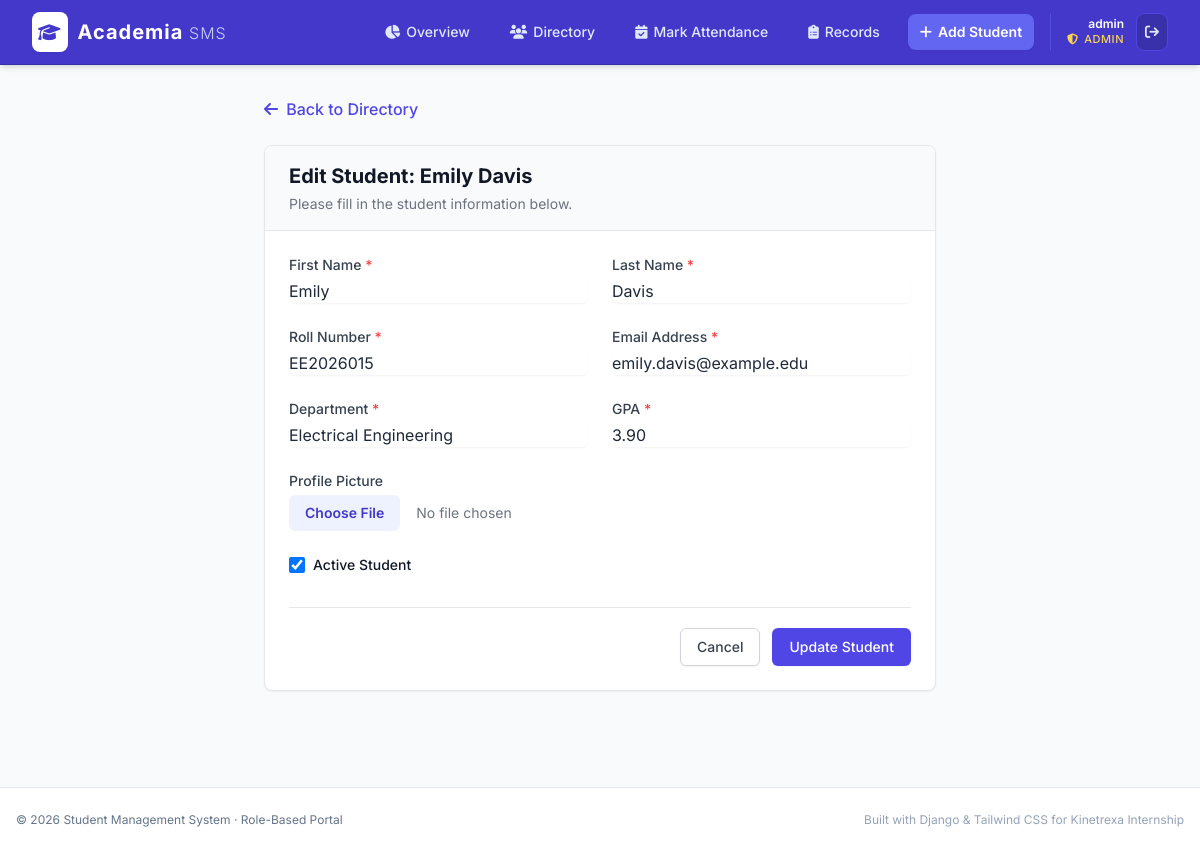
/student/4/edit/ (signed in), run on an earlier commit of the app's database.
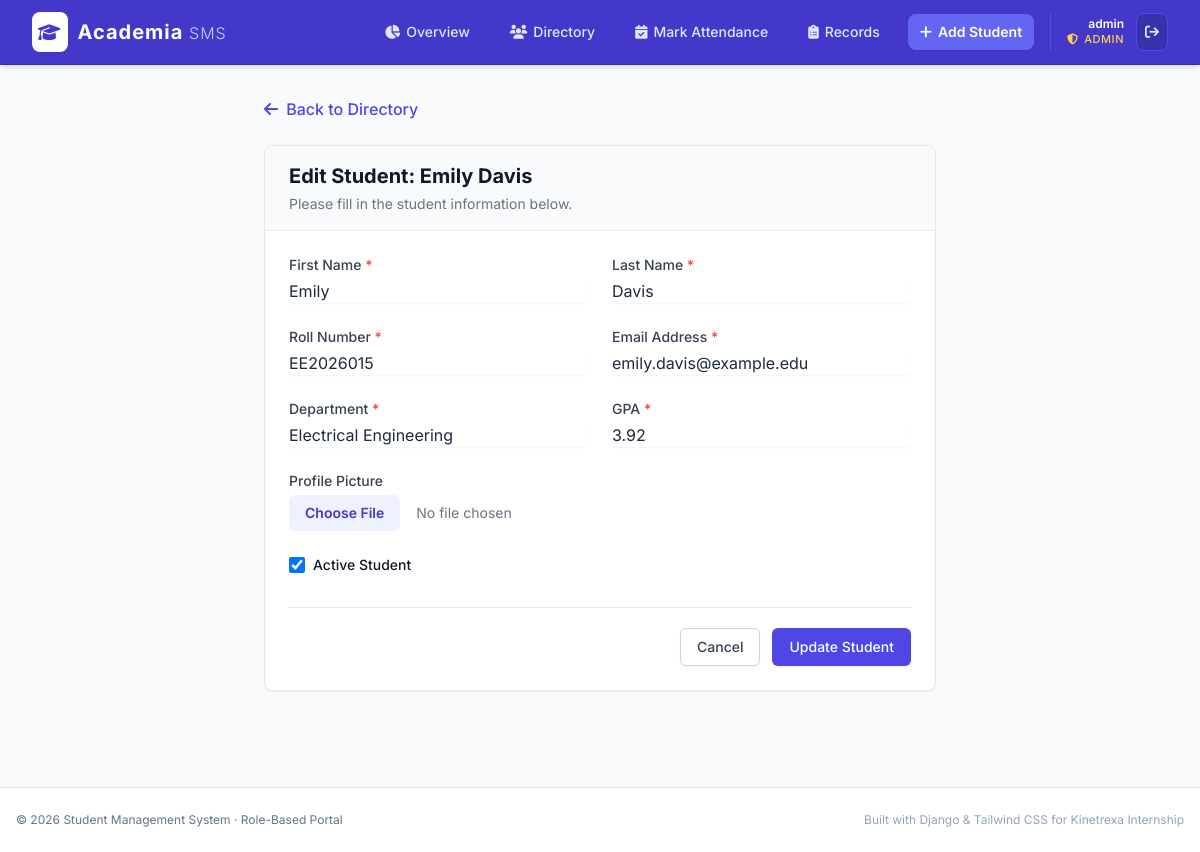
And on a later commit of the database.
### students/models.py (models this page shows, shortened)
class TimeStampedModel(models.Model):
    created_at = models.DateTimeField(auto_now_add=True)
    updated_at = models.DateTimeField(auto_now=True)
    class Meta:
        abstract = True

class Student(TimeStampedModel):
    roll_number = models.CharField(max_length=20, unique=True)
    first_name = models.CharField(max_length=100)
    last_name = models.CharField(max_length=100)
    email = models.EmailField(unique=True)
    department = models.CharField(max_length=100)
    gpa = models.DecimalField(max_digits=4, decimal_places=2)
    profile_picture = models.ImageField(upload_to='profiles/', blank=True, null=True)
    is_active = models.BooleanField(default=True)
    objects = StudentManager()
    def get_full_name(self):
        return f"{self.first_name} {self.last_name}"

### students/views.py (the view, shortened to what this page needs)
# urls.py: path('student/<int:pk>/edit/', views.StudentUpdateView.as_view(), name='student-update'),
class StudentUpdateView(LoginRequiredMixin, UpdateView):
    model = Student
    form_class = StudentForm
    template_name = 'students/student_form.html'

### students/models.py (called while the page is built)
    @property
    def is_admin(self):
        return self.role == 'admin' or self.user.is_superuser

    @property
    def is_student(self):
        return self.role == 'student'

### students/templates/students/student_form.html (shortened to what this page needs)
{% extends 'base.html' %}
{% block content %}
<div class="max-w-2xl mx-auto">
    <div class="mb-6">
        <a href="{% url 'student-list' %}" class="text-indigo-600 hover:text-indigo-800 font-medium">
            <i class="fa-solid fa-arrow-left mr-1"></i> Back to Directory
        </a>
    </div>
    <div class="bg-white rounded-lg shadow-sm border border-gray-200 overflow-hidden">
        <div class="px-6 py-4 border-b border-gray-200 bg-gray-50">
            <h2 class="text-xl font-bold text-gray-900">
                {% if object %}
                    Edit Student: {{ object.get_full_name }}
                {% else %}
                    Register New Student
                {% endif %}
            </h2>
            <p class="mt-1 text-sm text-gray-500">Please fill in the student information below.</p>
        </div>
        <form method="post" enctype="multipart/form-data" class="p-6">
            <div class="grid grid-cols-1 md:grid-cols-2 gap-6 mb-6">
                <div>
                    <label for="{{ form.first_name.id_for_label }}" class="block text-sm font-medium text-gray-700 mb-1">First Name <span class="text-red-500">*</span></label>
                    {{ form.first_name }}
                </div>
                <div>
                    <label for="{{ form.last_name.id_for_label }}" class="block text-sm font-medium text-gray-700 mb-1">Last Name <span class="text-red-500">*</span></label>
                    {{ form.last_name }}
                </div>
                <div>
                    <label for="{{ form.roll_number.id_for_label }}" class="block text-sm font-medium text-gray-700 mb-1">Roll Number <span class="text-red-500">*</span></label>
                    {{ form.roll_number }}
                </div>
                <div>
                    <label for="{{ form.email.id_for_label }}" class="block text-sm font-medium text-gray-700 mb-1">Email Address <span class="text-red-500">*</span></label>
                    {{ form.email }}
                </div>
                <div>
                    <label for="{{ form.department.id_for_label }}" class="block text-sm font-medium text-gray-700 mb-1">Department <span class="text-red-500">*</span></label>
                    {{ form.department }}
                </div>
                <div>
                    <label for="{{ form.gpa.id_for_label }}" class="block text-sm font-medium text-gray-700 mb-1">GPA <span class="text-red-500">*</span></label>
                    {{ form.gpa }}
                </div>
            </div>
            <div class="mb-6">
                <label for="{{ form.profile_picture.id_for_label }}" class="block text-sm font-medium text-gray-700 mb-1">Profile Picture</label>
                {{ form.profile_picture }}
            </div>
            <div class="mb-8 flex items-center">
                {{ form.is_active }}
                <label for="{{ form.is_active.id_for_label }}" class="ml-2 block text-sm font-medium text-gray-900">
                    Active Student
                </label>
            </div>
            <div class="flex justify-end pt-5 border-t border-gray-200">
                <a href="{% url 'student-list' %}" class="bg-white border border-gray-300 text-gray-700 hover:bg-gray-50 px-4 py-2 rounded-md shadow-sm text-sm font-medium transition mr-3">
                    Cancel
                </a>
                <button type="submit" class="bg-indigo-600 border border-transparent text-white hover:bg-indigo-700 px-4 py-2 rounded-md shadow-sm text-sm font-medium transition">
                    {% if object %}Update Student{% else %}Save Student{% endif %}
                </button>
            </div>
        </form>
    </div>
</div>
{% endblock %}

What changed in the data, as far as the page shows it:
changed Student "Emily Davis": gpa "3.90" → "3.92"
